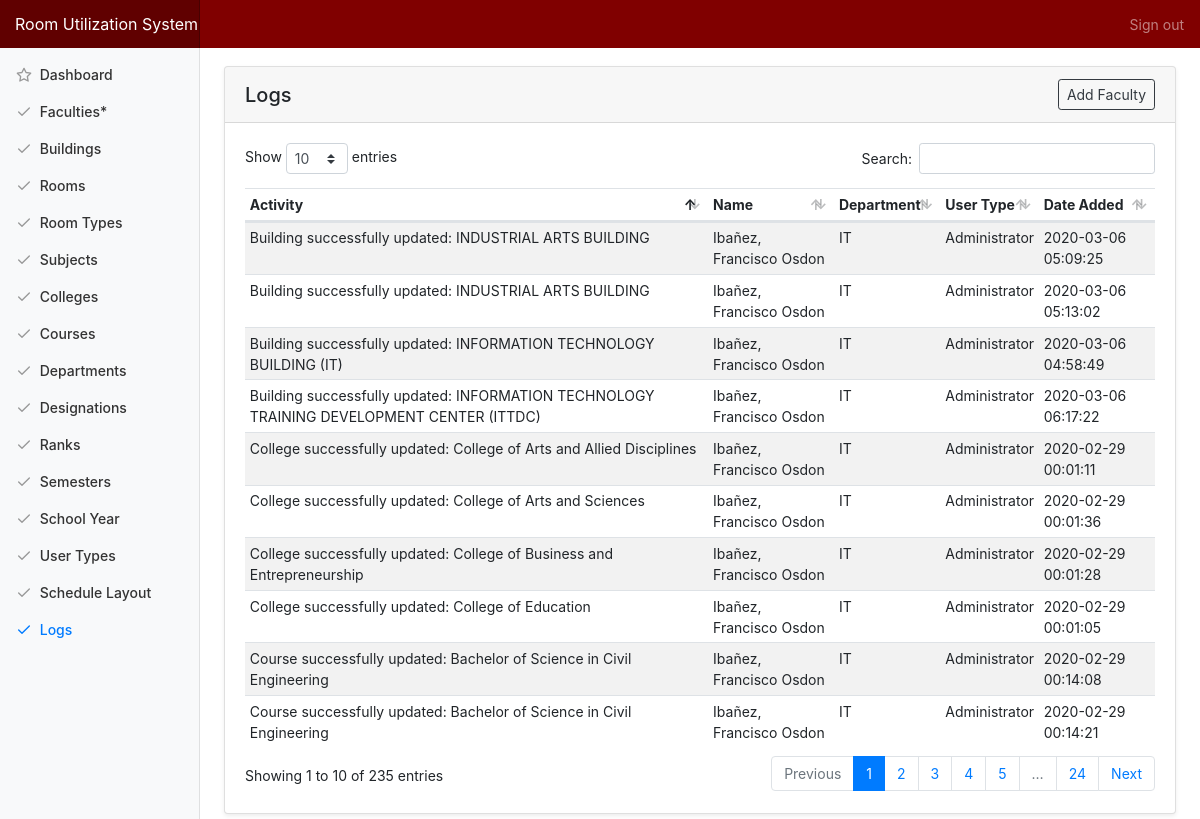
The page /admin/logs on the database as committed earlier.
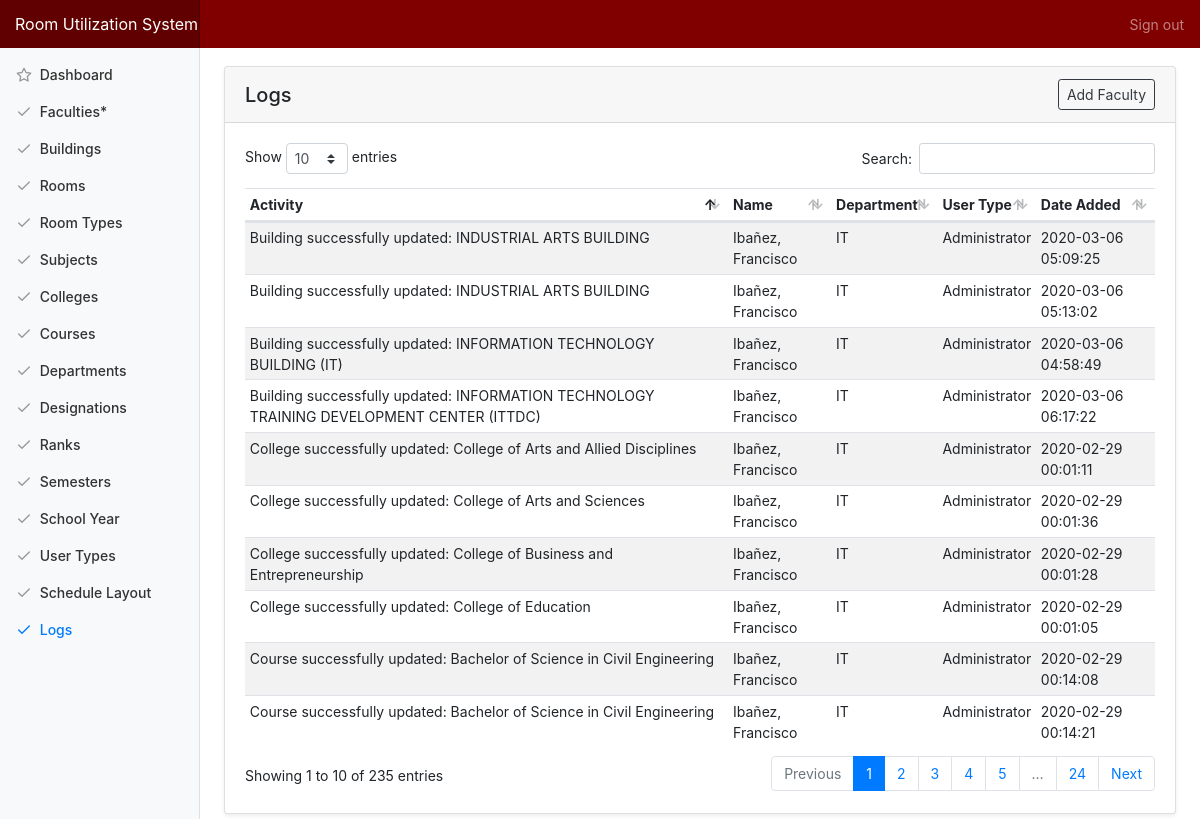
The same page on the database as committed later.
### tables this page shows
CREATE TABLE `tbl_logs` (
  `log_id` int(11) NOT NULL,
  `log_name` varchar(255) NOT NULL,
  `log_added` timestamp NOT NULL DEFAULT current_timestamp() ON UPDATE current_timestamp(),
  `user_id` int(11) NOT NULL
);

CREATE TABLE `tbl_faculty` (
  `faculty_id` int(10) NOT NULL,
  `identification` varchar(20) NOT NULL,
  `f_name` varchar(50) NOT NULL,
  `m_name` varchar(50) NOT NULL,
  `l_name` varchar(50) NOT NULL,
  `suffix_name` varchar(50) NOT NULL,
  `ext_name` varchar(50) NOT NULL,
  `contact_no` varchar(50) NOT NULL,
  `email` varchar(50) NOT NULL,
  `birth_date` varchar(50) NOT NULL,
  `address` varchar(50) NOT NULL,
  `image_src` varchar(255) NOT NULL DEFAULT 'avatar.png',
  `department_id` int(11) NOT NULL,
  `rank_id` int(11) NOT NULL,
  `designation_id` int(11) NOT NULL,
  `faculty_added` datetime NOT NULL DEFAULT current_timestamp(),
  `faculty_modified` datetime NOT NULL DEFAULT '0000-00-00 00:00:00' ON UPDATE current_timestamp()
);

CREATE TABLE `tbl_department` (
  `department_id` int(10) NOT NULL,
  `college_id` int(11) NOT NULL,
  `department_name` varchar(255) NOT NULL,
  `department_added` datetime NOT NULL DEFAULT current_timestamp(),
  `department_modified` datetime NOT NULL DEFAULT '0000-00-00 00:00:00' ON UPDATE current_timestamp()
);

CREATE TABLE `tbl_user_type` (
  `user_type_id` int(11) NOT NULL,
  `user_type` varchar(50) NOT NULL,
  `user_type_added` datetime NOT NULL DEFAULT current_timestamp(),
  `user_type_modified` datetime NOT NULL DEFAULT '0000-00-00 00:00:00' ON UPDATE current_timestamp()
);

### application/controllers/Admin.php (called while the page is built, shortened)
<?php
class Admin extends CI_Controller {
	public function logs(){
		$data['title'] = "Logs";
		$data['logs'] = $this->main_model->getLogs();
		$this->load->view('templates/header', $data);
		$this->load->view('admin/logs');
		$this->load->view('templates/footer');
	}
}

### index.php (called while the page is built, shortened)
<?php
require_once BASEPATH.'core/CodeIgniter.php';

### application/models/Main_model.php (called while the page is built, shortened)
<?php defined('BASEPATH') OR exit('No direct script access allowed');
Class Main_model extends CI_Model{
	public function getLogs(){
		return $this->db->join('tbl_user', 'tbl_logs.user_id = tbl_user.user_id')
										->join('tbl_faculty', 'tbl_user.faculty_id = tbl_faculty.faculty_id')
										->join('tbl_user_type', 'tbl_user.user_type_id = tbl_user_type.user_type_id')
										->join('tbl_department', 'tbl_faculty.department_id = tbl_department.department_id')
										->get('tbl_logs')->result_array();
	}
}

### application/views/admin/logs.php (the view)
<?php $this->load->view('templates/nav'); ?>
<div class="container-fluid">
  <div class="row">
    <?php $this->load->view('templates/side');?>
    <main role="main" class="col-md-9 ml-sm-auto col-lg-10 pt-4 px-4 mb-3">
      <div class="card shadow-sm">
			  <h5 class="card-header d-flex justify-content-between align-items-center">
          <?=$title?>
          <a href="<?=base_url('admin/faculty_add')?>" class="btn btn-outline-dark btn-sm">Add Faculty</a>
        </h5>
			  <div class="card-body">
          <table class="table table-striped table-hover table-sm">
            <thead>
              <tr>
                <th>Activity</th>
                <th>Name</th>
                <th>Department</th>
                <th>User Type</th>
                <th>Date Added</th>
              </tr>
            </thead>
            <tbody>
              <?php foreach ($logs as $row) {?>
              <tr>
                <td><?=$row['log_name']?></td>
                <td><?=$row['l_name']?>, <?=$row['f_name']?> <?=$row['m_name']?></td>
                <td><?=$row['department_name']?></td>
                <td><?=$row['user_type']?></td>
                <td><?=$row['log_added']?></td>
              </tr>
              <?php } ?>
            </tbody>
          </table>
			  </div>
			</div>
   </main>
  </div>
</div>

### application/views/templates/header.php (shortened to what this page needs)
<!DOCTYPE html>
<html lang="en">
<head>
	<link rel="stylesheet" type="text/css" href="<?=base_url('assets/css/bootstrap.min.css')?>">
	<link rel="stylesheet" type="text/css" href="<?=base_url('assets/css/bootstrap-select.min.css')?>">
	<link rel="stylesheet" type="text/css" href="<?=base_url('assets/css/dashboard.css')?>">
	<link rel="stylesheet" type="text/css" href="<?=base_url('assets/css/dataTables.bootstrap4.min.css')?>">
	<link rel="stylesheet" type="text/css" href="<?=base_url('assets/css/jquery-confirm.min.css')?>">
	<link rel="stylesheet" type="text/css" href="<?=base_url('assets/css/font-awesome.min.css')?>">
	<link rel="stylesheet" type="text/css" href="<?=base_url('assets/css/floating-labels.css') ?>">
	<link rel="stylesheet" type="text/css" href="<?=base_url('assets/css/rus.css')?>">
</head>
<body>

### application/views/templates/nav.php (shortened to what this page needs)
<nav class="navbar navbar-dark fixed-top flex-md-nowrap p-0" style="background:#800000">
  <a class="navbar-brand col-sm-3 col-md-2 mr-0" href="#">Room Utilization System</a>
  <ul class="navbar-nav px-3">
    <li class="nav-item text-nowrap">
      <a class="nav-link" href="<?=base_url('auth/logout')?>">Sign out</a>
    </li>
  </ul>
</nav>
<br>
<br>

### application/views/templates/side.php (shortened to what this page needs)
<nav class="col-md-2 d-none d-md-block bg-light sidebar">
  <div class="sidebar-sticky">
    <ul class="nav flex-column">
      <li class="nav-item">
        <a class="nav-link <?=($title=='Dashboard')?'active':'';?>" href="<?=base_url('admin')?>">
          <span data-feather="star"></span>
          Dashboard
        </a>
      </li>
      <li class="nav-item">
        <a class="nav-link <?=($title=='Faculties')?'active':'';?>" href="<?=base_url('admin/faculty')?>">
          <span data-feather="check"></span>
          Faculties*
        </a>
      </li>
      <li class="nav-item">
        <a class="nav-link <?=($title=='Buildings')?'active':'';?>" href="<?=base_url('admin/building')?>">
          <span data-feather="check"></span>
          Buildings
        </a>
      </li>
      <li class="nav-item">
        <a class="nav-link <?=($title=='Rooms')?'active':'';?>" href="<?=base_url('admin/room')?>">
          <span data-feather="check"></span>
          Rooms
        </a>
      </li>
      <li class="nav-item">
        <a class="nav-link <?=($title=='Room Types')?'active':'';?>" href="<?=base_url('admin/room_type')?>">
          <span data-feather="check"></span>
          Room Types
        </a>
      </li>
      <li class="nav-item">
        <a class="nav-link <?=($title=='Subjects')?'active':'';?>" href="<?=base_url('admin/subject')?>">
          <span data-feather="check"></span>
          Subjects
        </a>
      </li>
      <li class="nav-item">
        <a class="nav-link <?=($title=='Colleges')?'active':'';?>" href="<?=base_url('admin/college')?>">
          <span data-feather="check"></span>
          Colleges
        </a>
      </li>
      <li class="nav-item">
        <a class="nav-link <?=($title=='Courses')?'active':'';?>" href="<?=base_url('admin/course')?>">
          <span data-feather="check"></span>
          Courses
        </a>
      </li>
      <li class="nav-item">
        <a class="nav-link <?=($title=='Departments')?'active':'';?>" href="<?=base_url('admin/department')?>">
          <span data-feather="check"></span>
          Departments
        </a>
      </li>
      <li class="nav-item">
        <a class="nav-link <?=($title=='Designations')?'active':'';?>" href="<?=base_url('admin/designation')?>">
          <span data-feather="check"></span>
          Designations
        </a>
      </li>
      <li class="nav-item">
        <a class="nav-link <?=($title=='Ranks')?'active':'';?>" href="<?=base_url('admin/rank')?>">
          <span data-feather="check"></span>
          Ranks
        </a>
      </li>
      <li class="nav-item">
        <a class="nav-link <?=($title=='Semesters')?'active':'';?>" href="<?=base_url('admin/semester')?>">
          <span data-feather="check"></span>
          Semesters
        </a>
      </li>
      <li class="nav-item">
        <a class="nav-link <?=($title=='School Year')?'active':'';?>" href="<?=base_url('admin/sy')?>">
          <span data-feather="check"></span>
          School Year
        </a>
      </li>
      <li class="nav-item">
        <a class="nav-link <?=($title=='User Types')?'active':'';?>" href="<?=base_url('admin/user_type')?>">
          <span data-feather="check"></span>
          User Types
        </a>
      </li>
      <li class="nav-item">
        <a class="nav-link <?=($title=='Sample Schedule Layout')?'active':'';?>" href="<?=base_url('admin/sched_layout')?>">
          <span data-feather="check"></span>
          Schedule Layout
        </a>
      </li>
      <li class="nav-item">
        <a class="nav-link <?=($title=='Logs')?'active':'';?>" href="<?=base_url('admin/logs')?>">
          <span data-feather="check"></span>
          Logs
        </a>
      </li>
    </ul>
  </div>
</nav>

### application/views/templates/footer.php (shortened to what this page needs)
</body>
</html>

### assets/css/dashboard.css (style rules this page uses)
body { font-size: .875rem; }
.feather { width: 16px; height: 16px; vertical-align: text-bottom; }
.sidebar { position: fixed; top: 0; bottom: 0; left: 0; z-index: 100; padding: 48px 0 0; box-shadow: inset -1px 0 0 rgba(0, 0, 0, .1); }
.sidebar-sticky { position: relative; top: 0; height: calc(100vh - 48px); padding-top: .5rem; overflow-x: hidden; overflow-y: auto; }
.sidebar .nav-link { font-weight: 500; color: #333; }
.sidebar .nav-link .feather { margin-right: 4px; color: #999; }
.sidebar .nav-link.active { color: #007bff; }
.sidebar .nav-link:hover .feather, .sidebar .nav-link.active .feather { color: inherit; }
[role="main"] { padding-top: 133px; }
@media (min-width: 768px) { [role="main"] { padding-top: 48px; } }
.navbar-brand { padding-top: .75rem; padding-bottom: .75rem; font-size: 1rem; background-color: rgba(0, 0, 0, .25); box-shadow: inset -1px 0 0 rgba(0, 0, 0, .25); }

### assets/css/rus.css (style rules this page uses)
nav { z-index: 101; }

Rows that differ between the two databases and show on the page:
changed through a linked row, tbl_logs "College successfully updated: College of Education": tbl_faculty.m_name "Osdon" → (not shown)
changed through a linked row, tbl_logs "College successfully updated: College of Arts and Allied Disciplines": tbl_faculty.m_name "Osdon" → (not shown)
changed through a linked row, tbl_logs "College successfully updated: College of Business and Entrepreneurship": tbl_faculty.m_name "Osdon" → (not shown)
changed through a linked row, tbl_logs "College successfully updated: College of Arts and Sciences": tbl_faculty.m_name "Osdon" → (not shown)
changed through a linked row, tbl_logs (number 5 of 10 on the later page): tbl_faculty.m_name "Osdon" → (not shown)
changed through a linked row, tbl_logs (number 6 of 10 on the later page): tbl_faculty.m_name "Osdon" → (not shown)
changed through a linked row, tbl_logs "Building successfully updated: INFORMATION TECHNOLOGY BUILDING (IT)": tbl_faculty.m_name "Osdon" → (not shown)
changed through a linked row, tbl_logs (number 8 of 10 on the later page): tbl_faculty.m_name "Osdon" → (not shown)
changed through a linked row, tbl_logs (number 9 of 10 on the later page): tbl_faculty.m_name "Osdon" → (not shown)
changed through a linked row, tbl_logs (number 10 of 10 on the later page): tbl_faculty.m_name "Osdon" → (not shown)
